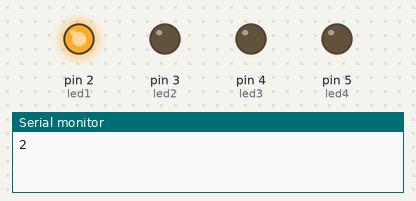
Bench run of a sketch on a simulated Arduino Leonardo, built with avr-gcc and run on an emulated ATmega32U4. Shown: output pins drawn as LEDs (lit = HIGH), the last lines printed to the serial monitor.

Above: at 0.12 s.
At 1.12 s:
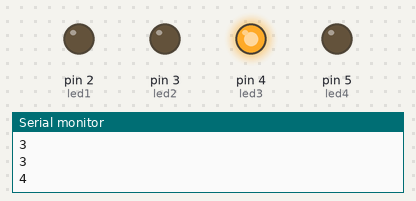
At 1.62 s:
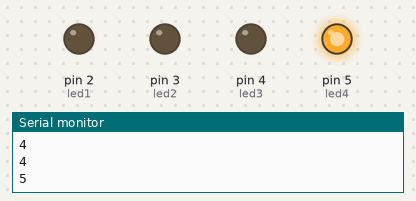
At 2.62 s:
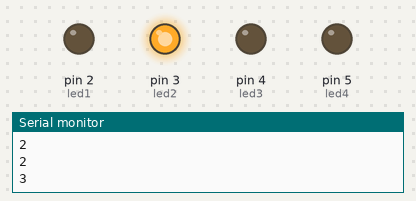
At 4.37 s:
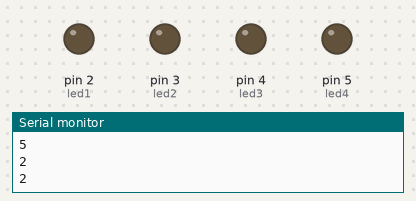
Timing chart, 0 to 4.7 s (numbered marks = the images above):
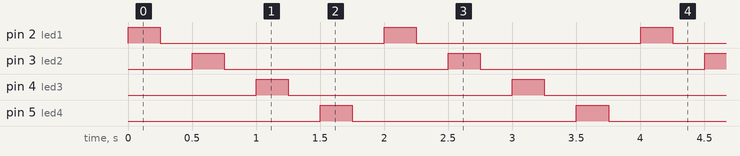

Measured:
- by itself, pin 2 (led1), pin 3 (led2), pin 4 (led3), pin 5 (led4): alternates HIGH for 0.25 s and LOW for 1.8 s
- by itself, everything shown: repeats every 2.0 s, in 8 steps

The sketch:

gameSimonSays.ino
```cpp
#include <Mouse.h>

//GLOBAL VARIABLES

//LEDS PIN DIGITAL
int led1 = 2;
int led2 = 3;
int led3 = 4;
int led4 = 5;

//SWITCH PIN DIGITAL
int switch1 = 7;
int switch2 = 8;
int switch3 = 9;
int switch4 = 10;

//TIME
int time = 250;

void setup() {
  //START PRINT
  Serial.begin(9600);

  //LED
  pinMode(led1, OUTPUT);
  pinMode(led2, OUTPUT);
  pinMode(led3, OUTPUT);
  pinMode(led4, OUTPUT);

  //SWITCH
  pinMode(switch1, INPUT_PULLUP);
  pinMode(switch2, INPUT_PULLUP);
  pinMode(switch3, INPUT_PULLUP);
  pinMode(switch4, INPUT_PULLUP);

}

void loop() {
  //LED1
  digitalWrite(led1, HIGH);   // turn the LED on (HIGH is the voltage level)
  Serial.println(led1);
  delay(time);                // delay in between reads for stability

  digitalWrite(led1, LOW);   // turn the LED on (LOW is the voltage level)
  Serial.println(led1);
  delay(time);                // delay in between reads for stability

  //LED2
  digitalWrite(led2, HIGH);   // turn the LED on (HIGH is the voltage level)
  Serial.println(led2);
  delay(time);                // delay in between reads for stability

  digitalWrite(led2, LOW);   // turn the LED on (LOW is the voltage level)
  Serial.println(led2);
  delay(time);

    //LED3
  digitalWrite(led3, HIGH);   // turn the LED on (HIGH is the voltage level)
  Serial.println(led3);
  delay(time);                // delay in between reads for stability

  digitalWrite(led3, LOW);   // turn the LED on (LOW is the voltage level)
  Serial.println(led3);
  delay(time);

    //LED4
  digitalWrite(led4, HIGH);   // turn the LED on (HIGH is the voltage level)
  Serial.println(led4);
  delay(time);                // delay in between reads for stability

  digitalWrite(led4, LOW);   // turn the LED on (LOW is the voltage level)
  Serial.println(led4);
  delay(time);

}
```
